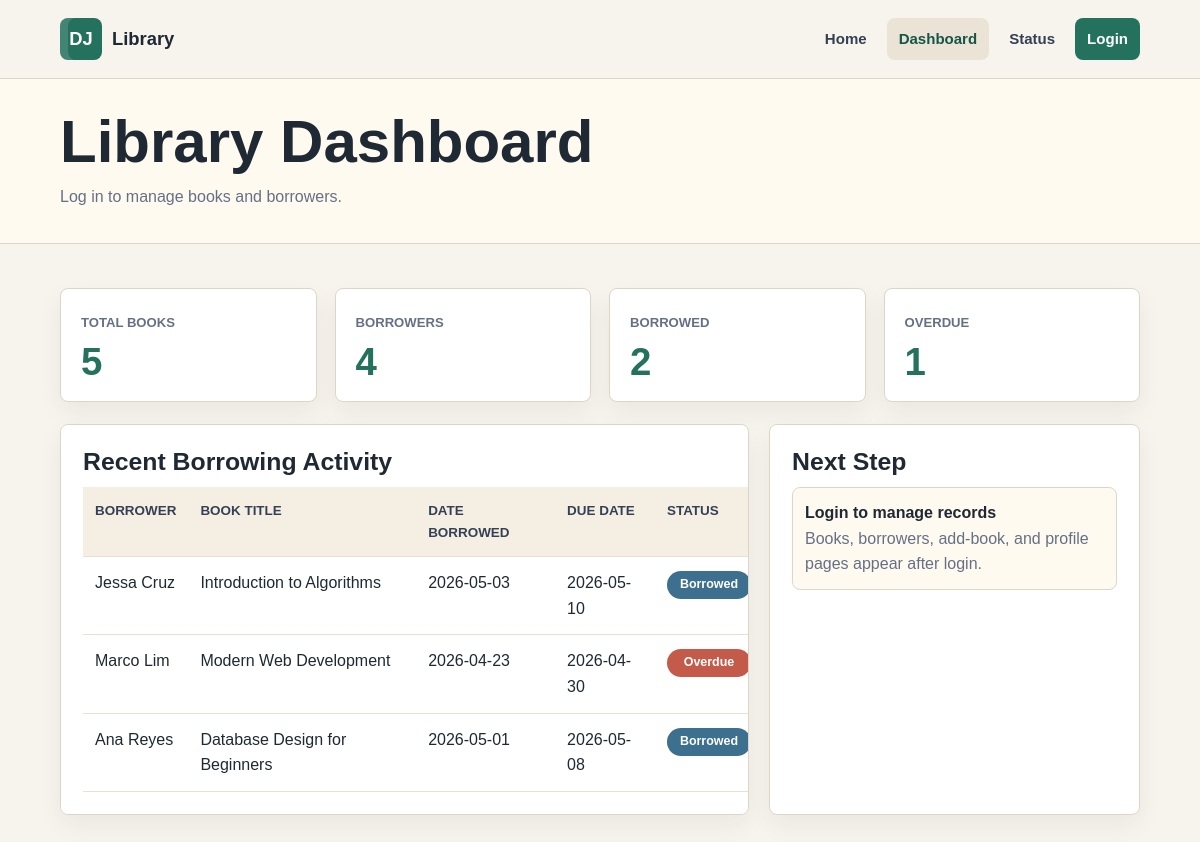
/php/dashboard.php, run on the app's committed database.
### tables this page shows
CREATE TABLE borrow_transactions (
  transaction_id INT AUTO_INCREMENT PRIMARY KEY,
  borrower_id INT NOT NULL,
  book_id INT NOT NULL,
  date_borrowed DATE NOT NULL,
  due_date DATE NOT NULL,
  date_returned DATE,
  transaction_status VARCHAR(50) NOT NULL DEFAULT 'Borrowed',
  FOREIGN KEY (borrower_id) REFERENCES borrowers(borrower_id),
  FOREIGN KEY (book_id) REFERENCES books(book_id)
);

CREATE TABLE borrowers (
  borrower_id INT AUTO_INCREMENT PRIMARY KEY,
  borrower_code VARCHAR(50) NOT NULL UNIQUE,
  full_name VARCHAR(150) NOT NULL,
  course_department VARCHAR(100) NOT NULL,
  email VARCHAR(150) NOT NULL UNIQUE,
  contact_number VARCHAR(30),
  account_status VARCHAR(50) NOT NULL DEFAULT 'Active',
  created_at TIMESTAMP DEFAULT CURRENT_TIMESTAMP
);

CREATE TABLE books (
  book_id INT AUTO_INCREMENT PRIMARY KEY,
  accession_number VARCHAR(50) NOT NULL UNIQUE,
  isbn VARCHAR(50),
  title VARCHAR(200) NOT NULL,
  author VARCHAR(150) NOT NULL,
  publisher VARCHAR(150),
  category_id INT,
  shelf_location VARCHAR(50),
  copies INT NOT NULL DEFAULT 1,
  status VARCHAR(50) NOT NULL DEFAULT 'Available',
  remarks TEXT,
  created_at TIMESTAMP DEFAULT CURRENT_TIMESTAMP,
  FOREIGN KEY (category_id) REFERENCES book_categories(category_id)
);

### php/dashboard.php (the view, shortened to what this page needs)
<?php
include 'db_connect.php';
include 'auth.php';
$total_books = $conn->query("SELECT COUNT(*) AS total FROM books")->fetch_assoc()['total'];
$borrowed_books = $conn->query("SELECT COUNT(*) AS total FROM books WHERE status = 'Borrowed'")->fetch_assoc()['total'];
$overdue_books = $conn->query("SELECT COUNT(*) AS total FROM books WHERE status = 'Overdue'")->fetch_assoc()['total'];
$total_borrowers = $conn->query("SELECT COUNT(*) AS total FROM borrowers")->fetch_assoc()['total'];
$recent = $conn->query("SELECT borrowers.full_name, books.title, borrow_transactions.date_borrowed, borrow_transactions.due_date, borrow_transactions.transaction_status
                        FROM borrow_transactions
                        INNER JOIN borrowers ON borrow_transactions.borrower_id = borrowers.borrower_id
                        INNER JOIN books ON borrow_transactions.book_id = books.book_id
                        ORDER BY borrow_transactions.transaction_id DESC
                        LIMIT 5");
?>
<!DOCTYPE html>
<html lang="en">
<head>
  <link rel="stylesheet" href="../css/styles.css">
</head>
<body>
  <header class="site-header">
    <a class="brand" href="dashboard.php"><span class="brand-mark">DJ</span><span>Library</span></a>
    <nav class="nav-links">
      <?php render_nav('dashboard'); ?>
    </nav>
  </header>
  <main>
    <section class="page-hero">
      <h1><?php echo is_logged_in() ? 'Welcome, ' . htmlspecialchars(current_user_name()) : 'Library Dashboard'; ?></h1>
      <p class="page-subtitle">
        <?php echo is_logged_in() ? 'Manage library records.' : 'Log in to manage books and borrowers.'; ?>
      </p>
    </section>
    <section class="page-shell">
      <div class="stats-grid">
        <article class="stat-card"><span>Total Books</span><strong><?php echo $total_books; ?></strong></article>
        <article class="stat-card"><span>Borrowers</span><strong><?php echo $total_borrowers; ?></strong></article>
        <article class="stat-card"><span>Borrowed</span><strong><?php echo $borrowed_books; ?></strong></article>
        <article class="stat-card"><span>Overdue</span><strong><?php echo $overdue_books; ?></strong></article>
      </div>
      <div class="dashboard-layout">
        <section class="table-panel">
          <h2>Recent Borrowing Activity</h2>
          <table>
            <thead>
              <tr>
                <th>Borrower</th>
                <th>Book Title</th>
                <th>Date Borrowed</th>
                <th>Due Date</th>
                <th>Status</th>
              </tr>
            </thead>
            <tbody>
              <?php if ($recent && $recent->num_rows > 0): ?>
                <?php while ($row = $recent->fetch_assoc()): ?>
                  <tr>
                    <td><?php echo htmlspecialchars($row['full_name']); ?></td>
                    <td><?php echo htmlspecialchars($row['title']); ?></td>
                    <td><?php echo htmlspecialchars($row['date_borrowed']); ?></td>
                    <td><?php echo htmlspecialchars($row['due_date']); ?></td>
                    <td><span class="pill <?php echo strtolower(htmlspecialchars($row['transaction_status'])); ?>"><?php echo htmlspecialchars($row['transaction_status']); ?></span></td>
                  </tr>
                <?php endwhile; ?>
              <?php else: ?>
                <tr><td colspan="5">No borrowing activity found.</td></tr>
              <?php endif; ?>
            </tbody>
          </table>
        </section>
        <aside class="activity-panel">
          <h2><?php echo is_logged_in() ? 'Management Tools' : 'Next Step'; ?></h2>
          <ul class="activity-list">
            <?php if (is_logged_in()): ?>
              <li><a href="book_list.php"><strong>Manage books</strong><br><span class="muted">Create, read, update, and delete book records.</span></a></li>
              <li><a href="borrowers.php"><strong>View borrowers</strong><br><span class="muted">Review registered borrower records.</span></a></li>
              <li><a href="status.php"><strong>Check status</strong><br><span class="muted">See availability and borrowing status.</span></a></li>
            <?php else: ?>
              <li><a href="login.php"><strong>Login to manage records</strong><br><span class="muted">Books, borrowers, add-book, and profile pages appear after login.</span></a></li>
            <?php endif; ?>
          </ul>
        </aside>
      </div>
    </section>
  </main>
</body>
</html>

### php/auth.php (shortened to what this page needs)
<?php
function is_logged_in()
{
    return isset($_SESSION['user_id']);
}
function render_nav($active_page = '')
{
    if (is_logged_in()) {
        echo '<a' . ($active_page == 'dashboard' ? ' class="active"' : '') . ' href="dashboard.php">Dashboard</a>';
        echo '<a' . ($active_page == 'books' ? ' class="active"' : '') . ' href="book_list.php">Books</a>';
        echo '<a' . ($active_page == 'borrowers' ? ' class="active"' : '') . ' href="borrowers.php">Borrowers</a>';
        echo '<a' . ($active_page == 'add_book' ? ' class="active"' : '') . ' href="add_book.php">Add Book</a>';
        echo '<a' . ($active_page == 'status' ? ' class="active"' : '') . ' href="status.php">Status</a>';
        echo '<a' . ($active_page == 'profile' ? ' class="active"' : '') . ' href="profile.php">Profile</a>';
        echo '<a class="nav-button" href="logout.php">Logout</a>';
    } else {
        echo '<a href="../index.html">Home</a>';
        echo '<a' . ($active_page == 'dashboard' ? ' class="active"' : '') . ' href="dashboard.php">Dashboard</a>';
        echo '<a' . ($active_page == 'status' ? ' class="active"' : '') . ' href="status.php">Status</a>';
        echo '<a class="nav-button' . ($active_page == 'login' ? ' active' : '') . '" href="login.php">Login</a>';
    }
}
?>

### css/styles.css (style rules this page uses)
:root { --ink: #1f2933; --muted: #667085; --paper: #f7f4ed; --panel: #ffffff; --line: #ddd6c8; --green: #24715e; --green-dark: #145647; --coral: #c45b4a; --gold: #d29b2e; --blue: #3d6f8f; --shadow: 0 18px 40px rgba(31, 41, 51, 0.12); }
* { box-sizing: border-box; }
body { margin: 0; font-family: Arial, Helvetica, sans-serif; background: var(--paper); color: var(--ink); line-height: 1.6; }
a { color: inherit; text-decoration: none; }
.site-header { position: sticky; top: 0; z-index: 10; display: flex; align-items: center; justify-content: space-between; gap: 24px; padding: 18px 5vw; background: rgba(247, 244, 237, 0.94); border-bottom: 1px solid var(--line); backdrop-filter: blur(12px); }
.brand { display: inline-flex; align-items: center; gap: 10px; font-weight: 800; font-size: 1.15rem; }
.brand-mark { display: grid; place-items: center; width: 42px; height: 42px; color: white; background: var(--green); border-radius: 8px; box-shadow: inset 8px 0 0 rgba(255, 255, 255, 0.14); }
.nav-links { display: flex; align-items: center; flex-wrap: wrap; justify-content: flex-end; gap: 8px; }
.nav-links a { padding: 9px 12px; border-radius: 8px; color: #344054; font-weight: 700; font-size: 0.94rem; }
.nav-links a:hover, .nav-links .active { background: #ebe4d6; color: var(--green-dark); }
.nav-links .nav-button, .primary-button, .secondary-button, .small-button { border: 0; border-radius: 8px; cursor: pointer; font-weight: 800; }
.nav-links .nav-button, .primary-button { color: white; background: var(--green); }
h1, h2, h3, p { margin-top: 0; }
h1 { margin-bottom: 18px; font-size: clamp(2.6rem, 7vw, 5.4rem); line-height: 0.98; }
h2 { margin-bottom: 10px; font-size: 1.55rem; line-height: 1.2; }
.feature-band, .stats-grid, .record-grid, .status-grid, .form-grid { display: grid; gap: 18px; }
.feature-band article, .stat-card, .record-card, .status-card, .form-panel, .table-panel, .profile-panel, .activity-panel { background: var(--panel); border: 1px solid var(--line); border-radius: 8px; box-shadow: 0 10px 24px rgba(31, 41, 51, 0.06); }
.feature-band p, .flow-list, .page-subtitle, .table-panel p, .record-card p, .status-card p, .muted { color: var(--muted); }
.flow-section, .page-shell { padding: 44px 5vw 56px; }
.page-hero { padding: 34px 5vw; background: #fffaf0; border-bottom: 1px solid var(--line); }
.page-hero h1 { max-width: 960px; margin-bottom: 12px; font-size: clamp(2.1rem, 5vw, 3.8rem); }
.page-subtitle { max-width: 760px; margin-bottom: 0; }
.stats-grid { grid-template-columns: repeat(4, minmax(0, 1fr)); margin-bottom: 22px; }
.stat-card { padding: 20px; }
.stat-card span { color: var(--muted); font-weight: 800; font-size: 0.82rem; text-transform: uppercase; }
.stat-card strong { display: block; margin-top: 8px; color: var(--green); font-size: 2.4rem; line-height: 1; }
.dashboard-layout { display: grid; grid-template-columns: minmax(0, 1.3fr) minmax(280px, 0.7fr); gap: 20px; }
.table-panel, .activity-panel, .profile-panel { padding: 22px; overflow-x: auto; }
table { width: 100%; min-width: 680px; border-collapse: collapse; }
th, td { padding: 13px 12px; text-align: left; border-bottom: 1px solid #e8e0d2; vertical-align: top; }
th { color: #344054; background: #f5efe3; font-size: 0.84rem; text-transform: uppercase; }
.pill { display: inline-flex; align-items: center; justify-content: center; min-width: 84px; padding: 4px 9px; color: white; border-radius: 999px; font-size: 0.78rem; font-weight: 900; }
.borrowed { background: var(--blue); }
.overdue { background: var(--coral); }
.activity-list { display: grid; gap: 12px; margin: 0; padding: 0; list-style: none; }
.activity-list li { padding: 12px; background: #fffaf0; border: 1px solid var(--line); border-radius: 8px; }

### data on the page
borrow_transactions: borrower.full_name "Jessa Cruz", book.title "Introduction to Algorithms", date_borrowed "2026-05-03", due_date "2026-05-10", transaction_status "Borrowed"
borrow_transactions: borrower.full_name "Marco Lim", book.title "Modern Web Development", date_borrowed "2026-04-23", due_date "2026-04-30", transaction_status "Overdue"
borrow_transactions: borrower.full_name "Ana Reyes", book.title "Database Design for Beginners", date_borrowed "2026-05-01", due_date "2026-05-08", transaction_status "Borrowed"

### other printed values
$total_books "5"
$total_borrowers "4"
$borrowed_books "2"
$overdue_books "1"
